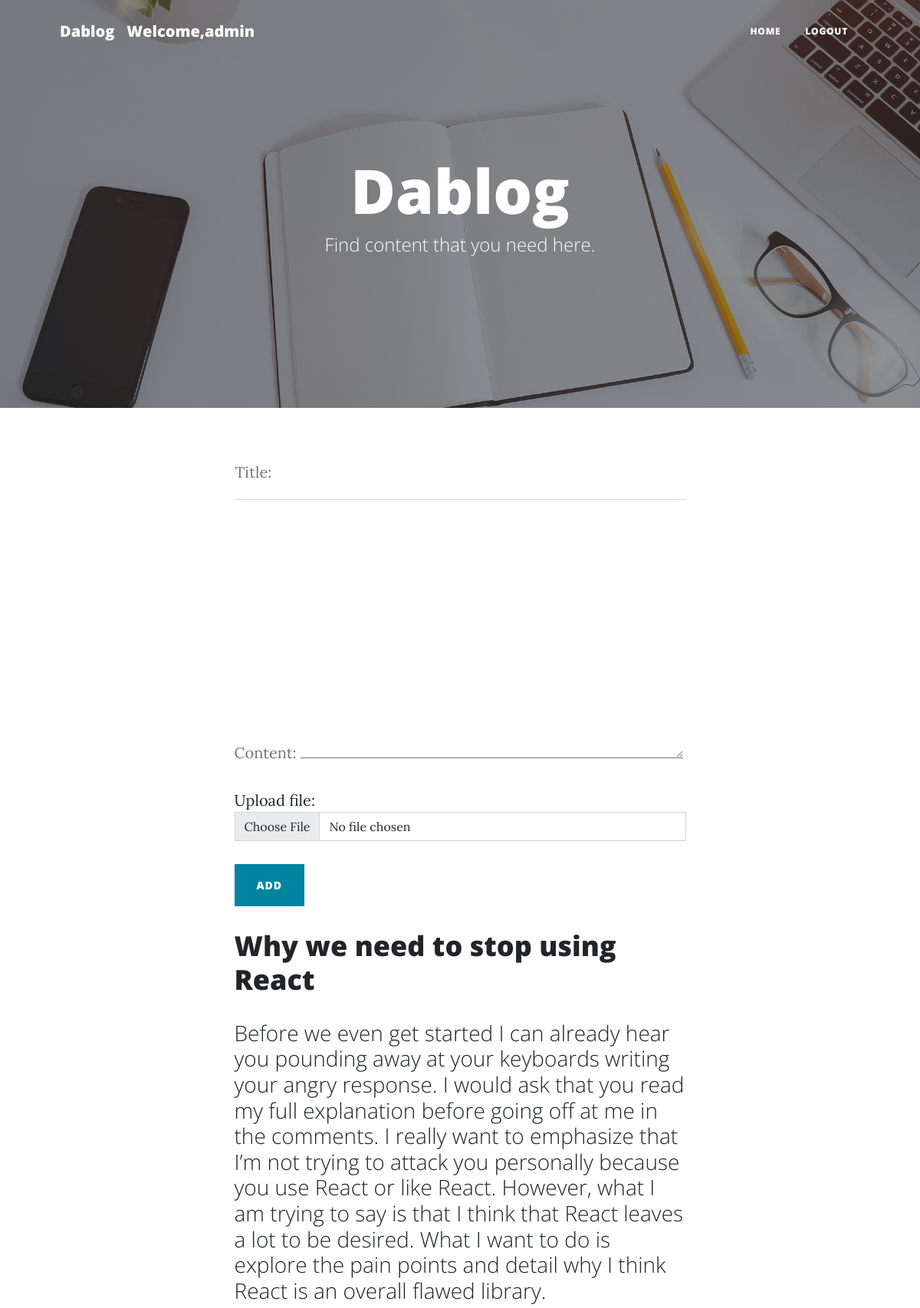
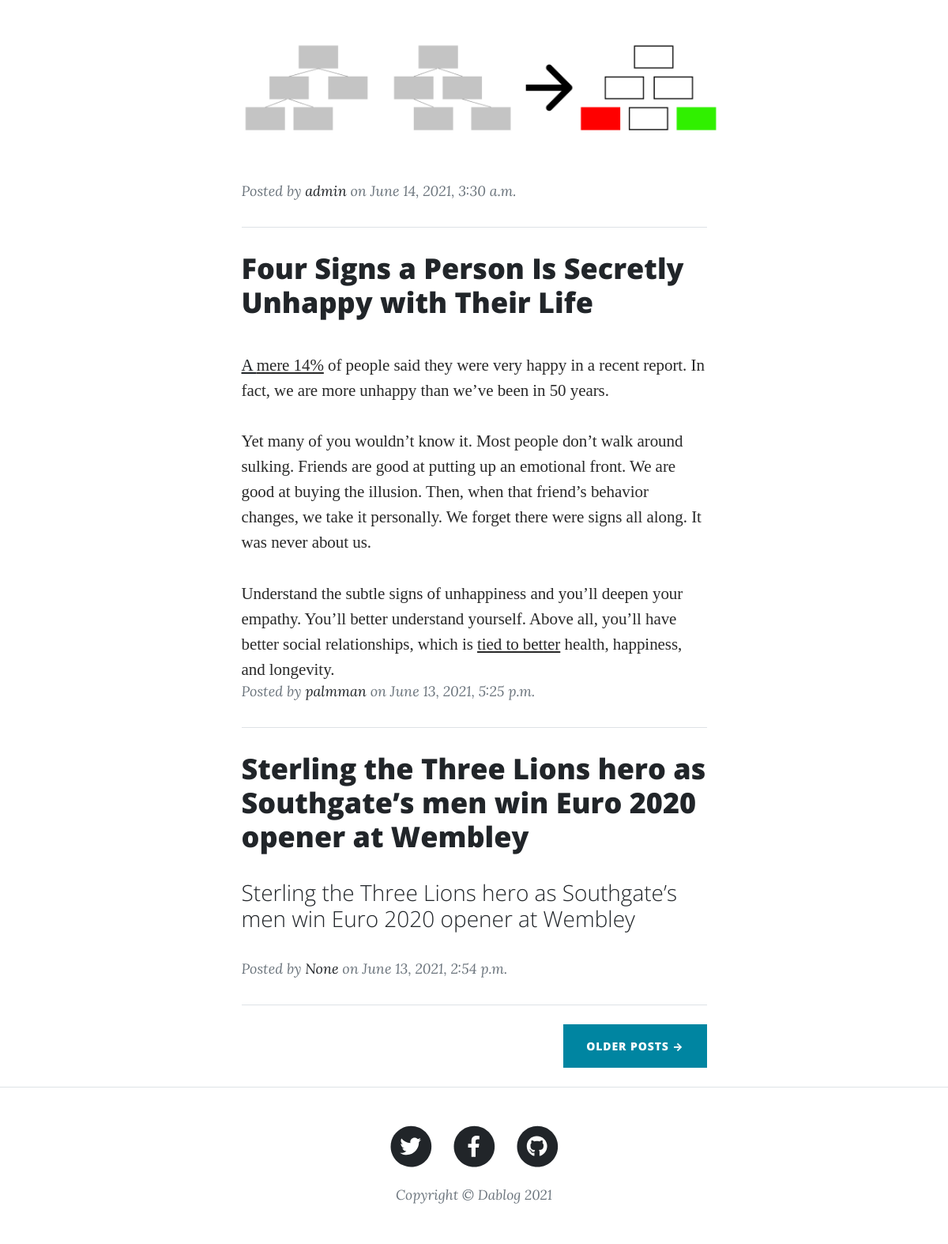
The page / (signed in) on the database its author committed (2 pictures, top to bottom).
### pages/models.py (models this page shows, shortened)
class Account(AbstractBaseUser):
    username = models.CharField(max_length=50, unique=True)
    email = models.EmailField(max_length=100, unique=True)
    name = models.CharField(max_length=99, unique=True)
    date_joined = models.DateTimeField(auto_now_add=True)
    last_login = models.DateTimeField(auto_now_add=True)
    is_admin = models.BooleanField(default=False)
    is_staff = models.BooleanField(default=False)
    is_active = models.BooleanField(default=True)
    is_superadmin = models.BooleanField(default=False)
    USERNAME_FIELD = 'username'
    REQUIRED_FIELDS = [ 'email', 'name' ]
    objects = MyAccountManager()
    def __str__(self):
        return self.username

class Blog(models.Model):
    user = models.ForeignKey(Account, on_delete=models.CASCADE, null=True, blank=True)
    title = models.CharField(max_length=1000)
    content = FroalaField()
    slug = models.SlugField(max_length=1000, null=True, blank=True)
    image = models.ImageField(upload_to='photos/picpost', blank=True)
    date_created = models.DateTimeField(auto_now_add=True)
    updated = models.DateTimeField(auto_now=True)
    class Meta:
        ordering = ['-date_created']

### pages/views.py (the view)
# urls.py: 2. Add a URL to urlpatterns:  path('', views.home, name='home')
def home(request):
    current_user = request.user
    blogs = Blog.objects.all().order_by('-date_created')
    if request.method == 'POST':
            form = AddBlogForm(request.POST)
            if form.is_valid():
                title = request.POST['title']
                content = request.POST['content']
                image = request.FILES.get('image', None)
                blog = Blog.objects.create(user=current_user, title=title, content=content, image=image)
                blog.save()
                messages.success(request, 'Blog Added.')
                return redirect('home')
    else:
        form = AddBlogForm()
    context = {
        'blogs' : blogs,
        'form' : form,
    }
    return render(request, 'home.html', context)

### pages/forms.py
class AddBlogForm(forms.ModelForm):
    class Meta:
        model = Blog
        fields = [ 'content',]

### templates/home.html (shortened to what this page needs)
{% extends 'base.html' %}
{% load static %}
{% block content %}
<header class="masthead" style="background-image: url('{% static 'assets/img/home-bg.jpg' %}')">
    <div class="container position-relative px-4 px-lg-5">
        <div class="row gx-4 gx-lg-5 justify-content-center">
            <div class="col-md-10 col-lg-8 col-xl-7">
                <div class="site-heading">
                    <h1>Dablog</h1>
                    <span class="subheading">Find content that you need here.</span>
                </div>
            </div>
        </div>
    </div>
</header>
<div class="container px-4 px-lg-5">
    <div class="row gx-4 gx-lg-5 justify-content-center">
        <div class="col-md-10 col-lg-8 col-xl-7">
            <form id="contactForm" method="POST" enctype="multipart/form-data">
                <div class="form-floating">
                    <input class="form-control" id="loginUsername" type="text" placeholder="Enter your username" data-sb-validations="required" name="title" />
                    <label for="name">Title:</label>
                </div>
                <div class="form-floating">
                    {{form.as_p}}
                </div>
                <label for="name">Upload file:</label>
                <input class="form-control" id="loginUsername" type="file" placeholder="Enter your username" data-sb-validations="required" name="image" />
                <br>
                {% if request.user.is_authenticated %}
                <button type="submit" class="btn btn-primary text-uppercase">Add</button>
                {% else %}
                <button type="submit" class="btn btn-primary text-uppercase" disabled>Plaese Login</button>
                {% endif %}
            </form>
        </div>
        <div class="col-md-10 col-lg-8 col-xl-7">
            {% for blogs in blogs %}
            <div class="post-preview">
                <a href="{% url 'blog_detail' blogs.slug %}">
                    <h2 class="post-title">{{blogs.title}}</h2>
                    <h3 class="post-subtitle">{{blogs.content|safe}}</h3>
                </a>
                <p class="post-meta">
                    Posted by
                    <a href="#!">{{blogs.user}}</a>
                    on {{blogs.date_created}}
                </p>
            </div>
            <hr class="my-4" />
            {% endfor %}
            <div class="d-flex justify-content-end mb-4"><a class="btn btn-primary text-uppercase" href="#!">Older Posts →</a></div>
        </div>
    </div>
</div>
{% endblock %}

### templates/includes/navbar.html (shortened to what this page needs)
<nav class="navbar navbar-expand-lg navbar-light" id="mainNav">
    <div class="container px-4 px-lg-5">
        <a class="navbar-brand" href="{% url 'home' %}">Dablog</a>
        {% if request.user.is_authenticated %}
            <a class="navbar-brand">Welcome,{{request.user}}</a>
        {% endif %}
        <div class="collapse navbar-collapse" id="navbarResponsive">
            <ul class="navbar-nav ms-auto py-4 py-lg-0">
                <li class="nav-item"><a class="nav-link px-lg-3 py-3 py-lg-4" href="{% url 'home' %}">Home</a></li>
                {% if request.user.is_authenticated %}
                <li class="nav-item"><a class="nav-link px-lg-3 py-3 py-lg-4" href="{% url 'logout' %}">Logout</a></li>
                {% else %}
                <li class="nav-item"><a class="nav-link px-lg-3 py-3 py-lg-4" href="{% url 'login' %}">Login</a></li>
                {% endif %}
            </ul>
        </div>
    </div>
</nav>

### rows shown on the page
Account: user "admin"
Blog: title "Why we need to stop using React", content "Before we even get started I can already hear you pounding away at your keyboards writing your angry response. I would ask that you read my full explanation before going off at me in the comments. I really want to emphasize that I’m not trying to attack you personally because you use React or like React. However, what I am trying to say is that I think that React leaves a lot to be desired. What I want to do is explore the pain points and detail why I think React is an overall flawed library.", content (picture), user "admin", date_created "June 14, 2021, 3:30 a.m."
Blog: title "Four Signs a Person Is Secretly Unhappy with Their Life", content "A mere 14% of people said they were very happy in a recent report. In fact, we are more unhappy than we’ve been in 50 years. Yet many of you wouldn’t know it. Most people don’t walk around sulking. Friends are good at putting up an emotional front. We are good at buying the illusion. Then, when that friend’s behavior changes, we take it personally. We forget there were signs all along. It was never about us. Understand the subtle signs of unhappiness and you’ll deepen your empathy. You’ll better understand yourself. Above all, you’ll have better social relationships, which is tied to better health, happiness, and longevity.", user "palmman", date_created "June 13, 2021, 5:25 p.m."
Blog: title "Sterling the Three Lions hero as Southgate’s men win Euro 2020 opener at Wembley", content "Sterling the Three Lions hero as Southgate’s men win Euro 2020 opener at Wembley", user "None", date_created "June 13, 2021, 2:54 p.m."
